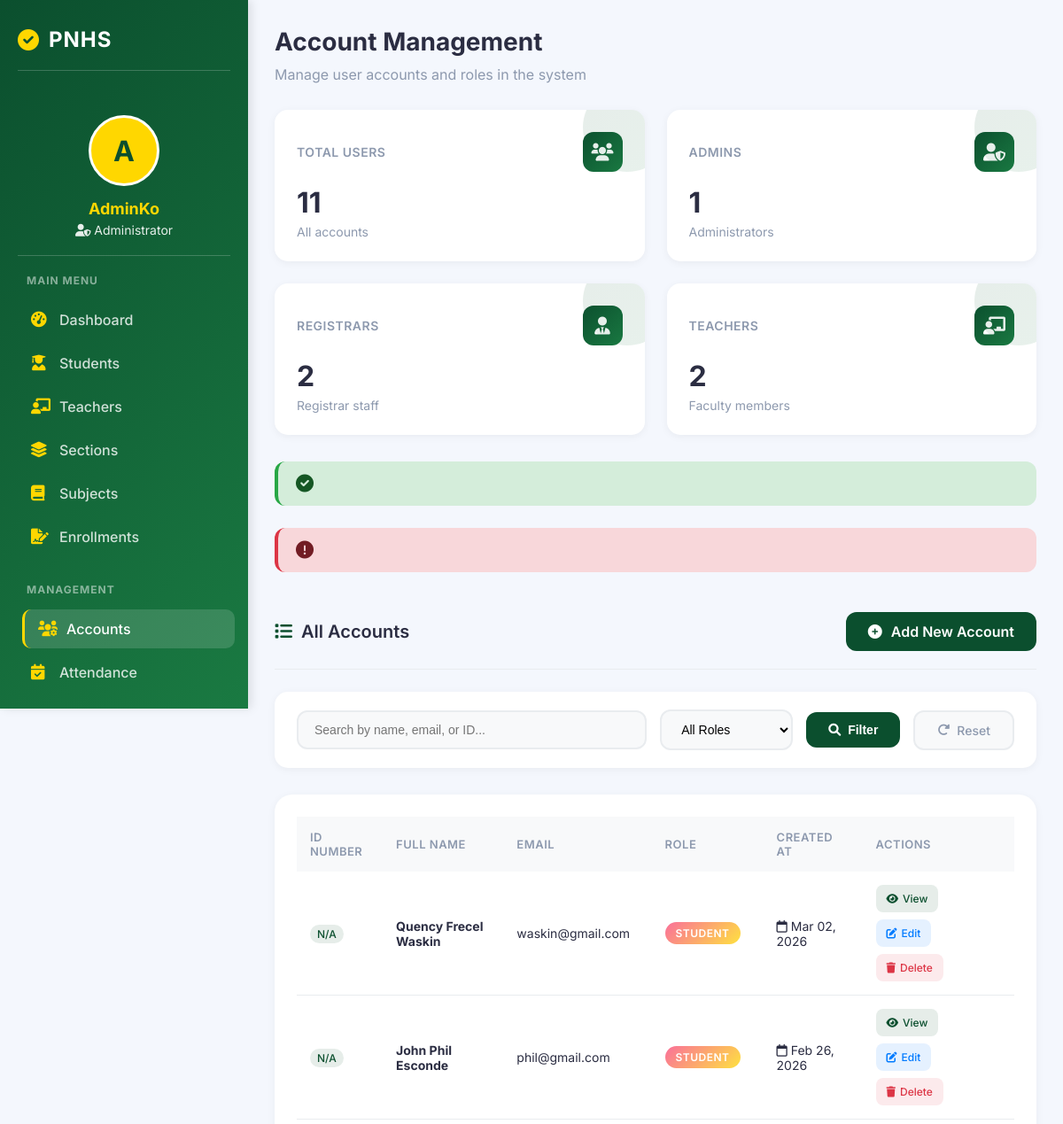
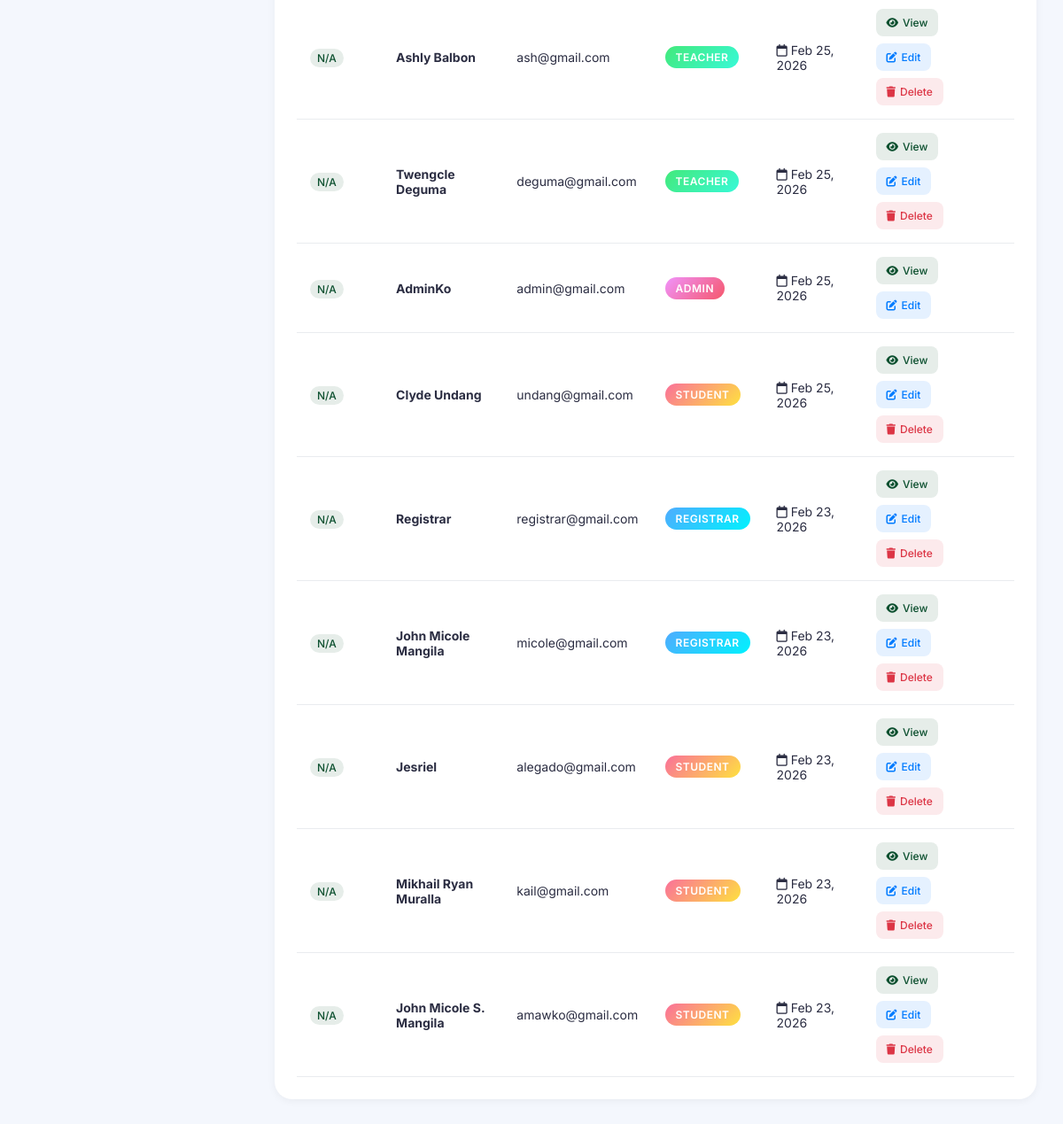
/admin/manage_accounts.php (signed in), run on the app's committed database (2 pictures, top to bottom).
### tables this page shows
CREATE TABLE `users` (
  `id` int(11) NOT NULL,
  `id_number` varchar(50) DEFAULT NULL,
  `fullname` varchar(100) DEFAULT NULL,
  `email` varchar(100) DEFAULT NULL,
  `password` varchar(255) DEFAULT NULL,
  `role` enum('Admin','Registrar','Teacher','Student') DEFAULT NULL,
  `created_at` timestamp NOT NULL DEFAULT current_timestamp()
);

### admin/manage_accounts.php (the view, shortened to what this page needs)
<?php
include("../config/database.php");
$admin_name = $_SESSION['user']['fullname'];
$success_message = '';
$error_message = '';
$search = isset($_GET['search']) ? $_GET['search'] : '';
$query = "SELECT * FROM users WHERE 1=1";
$query .= " ORDER BY created_at DESC";
$stmt = $conn->prepare($query);
$stmt->execute();
$users = $stmt->get_result();
$counts = [];
$roles = ['Admin', 'Registrar', 'Teacher', 'Student'];
foreach($roles as $role) {
    $result = $conn->query("SELECT COUNT(*) as count FROM users WHERE role = '$role'");
    $counts[$role] = $result->fetch_assoc()['count'];
}
$total_users = array_sum($counts);
?>
<!DOCTYPE html>
<html lang="en">
<head>
    <link rel="stylesheet" href="https://cdnjs.cloudflare.com/ajax/libs/font-awesome/6.0.0/css/all.min.css">
</head>
<body>
    <div class="app-container">
        <div class="sidebar">
            <h2>
                <i class="fas fa-check-circle"></i>
                <span>PNHS</span>
            </h2>
            <div class="admin-info">
                <div class="admin-avatar">
                    <?php echo strtoupper(substr($admin_name, 0, 1)); ?>
                </div>
                <h3><?php echo htmlspecialchars(explode(' ', $admin_name)[0]); ?></h3>
                <p><i class="fas fa-user-shield"></i> Administrator</p>
            </div>
            <div class="menu-section">
                <h3>MAIN MENU</h3>
                <ul class="menu-items">
                    <li><a href="dashboard.php"><i class="fas fa-tachometer-alt"></i> <span>Dashboard</span></a></li>
                    <li><a href="students.php"><i class="fas fa-user-graduate"></i> <span>Students</span></a></li>
                    <li><a href="teachers.php"><i class="fas fa-chalkboard-teacher"></i> <span>Teachers</span></a></li>
                    <li><a href="sections.php"><i class="fas fa-layer-group"></i> <span>Sections</span></a></li>
                    <li><a href="subjects.php"><i class="fas fa-book"></i> <span>Subjects</span></a></li>
                    <li><a href="enrollments.php"><i class="fas fa-file-signature"></i> <span>Enrollments</span></a></li>
                </ul>
            </div>
            <div class="menu-section">
                <h3>MANAGEMENT</h3>
                <ul class="menu-items">
                    <li><a href="manage_accounts.php" class="active"><i class="fas fa-users-cog"></i> <span>Accounts</span></a></li>
                    <li><a href="attendance.php"><i class="fas fa-calendar-check"></i> <span>Attendance</span></a></li>
                </ul>
            </div>
        </div>
        <div class="main-content">
            <div class="dashboard-header">
                <h1>Account Management</h1>
                <p>Manage user accounts and roles in the system</p>
            </div>
            <div class="stats-container">
                <div class="stat-card">
                    <div class="stat-header">
                        <h3>Total Users</h3>
                        <div class="stat-icon">
                            <i class="fas fa-users"></i>
                        </div>
                    </div>
                    <div class="stat-number"><?php echo $total_users; ?></div>
                    <div class="stat-label">All accounts</div>
                </div>
                <div class="stat-card">
                    <div class="stat-header">
                        <h3>Admins</h3>
                        <div class="stat-icon">
                            <i class="fas fa-user-shield"></i>
                        </div>
                    </div>
                    <div class="stat-number"><?php echo $counts['Admin']; ?></div>
                    <div class="stat-label">Administrators</div>
                </div>
                <div class="stat-card">
                    <div class="stat-header">
                        <h3>Registrars</h3>
                        <div class="stat-icon">
                            <i class="fas fa-user-tie"></i>
                        </div>
                    </div>
                    <div class="stat-number"><?php echo $counts['Registrar']; ?></div>
                    <div class="stat-label">Registrar staff</div>
                </div>
                <div class="stat-card">
                    <div class="stat-header">
                        <h3>Teachers</h3>
                        <div class="stat-icon">
                            <i class="fas fa-chalkboard-teacher"></i>
                        </div>
                    </div>
                    <div class="stat-number"><?php echo $counts['Teacher']; ?></div>
                    <div class="stat-label">Faculty members</div>
                </div>
            </div>
            <?php if(isset($success_message)): ?>
                <div class="alert alert-success">
                    <i class="fas fa-check-circle"></i> <?php echo $success_message; ?>
                </div>
            <?php endif; ?>
            <?php if(isset($error_message)): ?>
                <div class="alert alert-error">
                    <i class="fas fa-exclamation-circle"></i> <?php echo $error_message; ?>
                </div>
            <?php endif; ?>
            <div class="section-title">
                <h2><i class="fas fa-list"></i> All Accounts</h2>
                <a href="add_account.php" class="btn-add">
                    <i class="fas fa-plus-circle"></i> Add New Account
                </a>
            </div>
            <div class="search-bar">
                <form method="GET" class="filter-form">
                    <input type="text"
                           name="search"
                           class="search-input"
                           placeholder="Search by name, email, or ID..."
                           value="<?php echo htmlspecialchars($search); ?>">
                    <select name="role" class="filter-select">
                        <option value="">All Roles</option>
                    </select>
                    <button type="submit" class="btn-search">
                        <i class="fas fa-search"></i> Filter
                    </button>
                    <a href="manage_accounts.php" class="btn-reset">
                        <i class="fas fa-redo-alt"></i> Reset
                    </a>
                </form>
            </div>
            <div class="table-container">
                <table class="data-table">
                    <thead>
                        <tr>
                            <th>ID Number</th>
                            <th>Full Name</th>
                            <th>Email</th>
                            <th>Role</th>
                            <th>Created At</th>
                            <th>Actions</th>
                        </tr>
                    </thead>
                    <tbody>
                        <?php if($users && $users->num_rows > 0): ?>
                            <?php while($user = $users->fetch_assoc()): ?>
                                <tr>
                                    <td>
                                        <span class="id-badge"><?php echo $user['id_number'] ?: 'N/A'; ?></span>
                                    </td>
                                    <td><strong><?php echo htmlspecialchars($user['fullname']); ?></strong></td>
                                    <td><?php echo htmlspecialchars($user['email']); ?></td>
                                    <td>
                                        <span class="role-badge <?php echo strtolower($user['role']); ?>">
                                            <?php echo $user['role']; ?>
                                        </span>
                                    </td>
                                    <td>
                                        <span class="activity-time">
                                            <i class="far fa-calendar"></i>
                                            <?php echo date('M d, Y', strtotime($user['created_at'])); ?>
                                        </span>
                                    </td>
                                    <td>
                                        <div class="action-btns">
                                            <a href="view_account.php?id=<?php echo $user['id']; ?>" class="btn-view">
                                                <i class="fas fa-eye"></i> View
                                            </a>
                                            <a href="edit_account.php?id=<?php echo $user['id']; ?>" class="btn-edit">
                                                <i class="fas fa-edit"></i> Edit
                                            </a>
                                            <?php if($user['id'] != $_SESSION['user']['id']): ?>
                                                <a href="?delete=<?php echo $user['id']; ?>"
                                                   class="btn-delete"
                                                   onclick="return confirm('Are you sure you want to delete this user?')">
                                                    <i class="fas fa-trash"></i> Delete
                                                </a>
                                            <?php endif; ?>
                                        </div>
                                    </td>
                                </tr>
                            <?php endwhile; ?>
                        <?php endif; ?>
                    </tbody>
                </table>
            </div>
        </div>
    </div>
</body>
</html>

### data on the page
users: id_number "N/A", fullname "Quency Frecel Waskin", email "waskin@gmail.com", role "STUDENT", created_at "Mar 02, 2026"
users: id_number "N/A", fullname "John Phil Esconde", email "phil@gmail.com", role "STUDENT", created_at "Feb 26, 2026"
users: id_number "N/A", fullname "Ashly Balbon", email "ash@gmail.com", role "TEACHER", created_at "Feb 25, 2026"
users: id_number "N/A", fullname "Twengcle Deguma", email "deguma@gmail.com", role "TEACHER", created_at "Feb 25, 2026"
users: id_number "N/A", fullname "AdminKo", email "admin@gmail.com", role "ADMIN", created_at "Feb 25, 2026"
users: id_number "N/A", fullname "Clyde Undang", email "undang@gmail.com", role "STUDENT", created_at "Feb 25, 2026"
users: id_number "N/A", fullname "Registrar", email "registrar@gmail.com", role "REGISTRAR", created_at "Feb 23, 2026"
users: id_number "N/A", fullname "John Micole Mangila", email "micole@gmail.com", role "REGISTRAR", created_at "Feb 23, 2026"
users: id_number "N/A", fullname "Jesriel", email "alegado@gmail.com", role "STUDENT", created_at "Feb 23, 2026"
users: id_number "N/A", fullname "Mikhail Ryan Muralla", email "kail@gmail.com", role "STUDENT", created_at "Feb 23, 2026"
users: id_number "N/A", fullname "John Micole S. Mangila", email "amawko@gmail.com", role "STUDENT", created_at "Feb 23, 2026"

### other printed values
substr($admin_name, 0, 1) "A"
explode(' ', $admin_name)[0] "AdminKo"
$total_users "11"
$counts['Admin'] "1"
$counts['Registrar'] "2"
$counts['Teacher'] "2"
